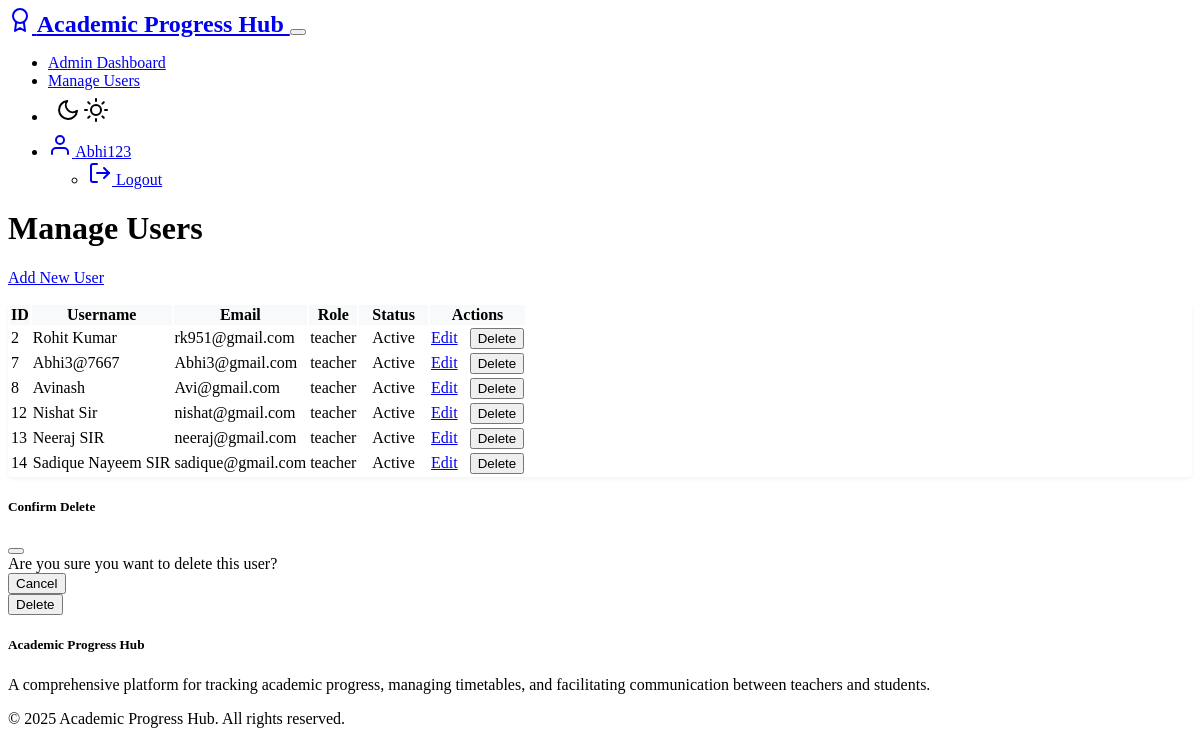
The app's page /admin/faculties (signed in) with its own data.
### models.py (models this page shows, shortened)
class User(UserMixin, db.Model):
    __tablename__ = 'users'
    id = db.Column(db.Integer, primary_key=True)
    username = db.Column(db.String(64), unique=True, nullable=False)
    email = db.Column(db.String(120), unique=True, nullable=False)
    password_hash = db.Column(db.String(256), nullable=False)
    role = db.Column(db.String(10), nullable=False)  # 'admin', 'teacher' or 'student'
    created_at = db.Column(db.DateTime, default=datetime.utcnow)
    teacher_profile = db.relationship('Teacher', backref='user', uselist=False, cascade='all, delete-orphan')
    student_profile = db.relationship('Student', backref='user', uselist=False, cascade='all, delete-orphan')
    @property
    def is_admin(self):
        return self.role == 'admin'

### routes/admin_routes.py (the view)
    def decorated_function(*args, **kwargs):
        if not current_user.is_authenticated or not current_user.is_admin:
            flash('Access denied: Admin permissions required.', 'danger')
            return redirect(url_for('auth.login'))
        return f(*args, **kwargs)

### app.py (called while the page is built)
@login_manager.user_loader
def load_user(user_id):
    from models import User
    return User.query.get(int(user_id))

### routes/admin_routes.py (called while the page is built)
def admin_required(f):
    def decorated_function(*args, **kwargs):
        if not current_user.is_authenticated or not current_user.is_admin:
            flash('Access denied: Admin permissions required.', 'danger')
            return redirect(url_for('auth.login'))
        return f(*args, **kwargs)
    decorated_function.__name__ = f.__name__
    return login_required(decorated_function)

@admin.route('/faculties')
@admin_required
def manage_faculties():
    faculties = User.query.filter_by(role='teacher').all()
    return render_template('admin/users.html', users=faculties, title="Manage Faculties")

### templates/admin/users.html (shortened to what this page needs)
{% extends "layout.html" %}
{% block content %}
<div class="container mt-4">
    <div class="d-flex justify-content-between align-items-center mb-4">
        <h1>Manage Users</h1>
        <a href="{{ url_for('admin.add_user') }}" class="btn btn-success">Add New User</a>
    </div>
    <div class="table-responsive">
        <table class="table table-striped">
            <thead>
                <tr>
                    <th>ID</th>
                    <th>Username</th>
                    <th>Email</th>
                    <th>Role</th>
                    <th>Status</th>
                    <th>Actions</th>
                </tr>
            </thead>
            <tbody>
                {% for user in users %}
                <tr>
                    <td>{{ user.id }}</td>
                    <td>{{ user.username }}</td>
                    <td>{{ user.email }}</td>
                    <td>{{ user.role }}</td>
                    <td>
                        <span class="badge {% if user.is_active %}bg-success{% else %}bg-danger{% endif %}">
                            {{ 'Active' if user.is_active else 'Inactive' }}
                        </span>
                    </td>
                    <td>
                        <a href="{{ url_for('admin.edit_user', user_id=user.id) }}" class="btn btn-sm btn-primary">Edit</a>
                        <button class="btn btn-sm btn-danger delete-user" data-user-id="{{ user.id }}">Delete</button>
                    </td>
                </tr>
                {% endfor %}
            </tbody>
        </table>
    </div>
</div>
<div class="modal fade" id="deleteModal" tabindex="-1">
    <div class="modal-dialog">
        <div class="modal-content">
            <div class="modal-header">
                <h5 class="modal-title">Confirm Delete</h5>
                <button type="button" class="btn-close" data-bs-dismiss="modal"></button>
            </div>
            <div class="modal-body">
                Are you sure you want to delete this user?
            </div>
            <div class="modal-footer">
                <button type="button" class="btn btn-secondary" data-bs-dismiss="modal">Cancel</button>
                <form id="deleteForm" method="POST">
                    <button type="submit" class="btn btn-danger">Delete</button>
                </form>
            </div>
        </div>
    </div>
</div>
{% endblock %}

### templates/layout.html (shortened to what this page needs)
<!DOCTYPE html>
<html lang="en" data-bs-theme="dark">
<head>
    <link rel="stylesheet" href="https://cdn.replit.com/agent/bootstrap-agent-dark-theme.min.css">
    <link rel="stylesheet" href="{{ url_for('static', filename='css/style.css') }}">
    {% if current_user.is_authenticated and current_user.role == 'admin' %}
    <link rel="stylesheet" href="{{ url_for('static', filename='css/admin/style.css') }}">
    {% endif %}
</head>
<body class="{% block body_class %}{% endblock %}">
    <nav class="navbar navbar-expand-lg navbar-dark bg-dark mb-4">
        <div class="container">
            <a class="navbar-brand" href="{{ url_for('index') }}">
                <span data-feather="award" class="me-2"></span>
                Academic Progress Hub
            </a>
            <button class="navbar-toggler" type="button" data-bs-toggle="collapse" data-bs-target="#navbarNav">
            </button>
            <div class="collapse navbar-collapse" id="navbarNav">
                <ul class="navbar-nav ms-auto">
                    {% if current_user.is_authenticated %}
                        {% if current_user.role == 'admin' %}
                            <li class="nav-item">
                                <a class="nav-link" href="{{ url_for('admin.admin_dashboard') }}">Admin Dashboard</a>
                            </li>
                            <li class="nav-item">
                                <a class="nav-link" href="{{ url_for('admin.manage_users') }}">Manage Users</a>
                            </li>
                        {% endif %}
                        <li class="nav-item">
                            <button class="nav-link btn theme-toggle px-2" id="themeToggle" title="Toggle Light/Dark Mode">
                                <span data-feather="moon" class="theme-icon-dark d-none"></span>
                                <span data-feather="sun" class="theme-icon-light"></span>
                            </button>
                        </li>
                        <li class="nav-item dropdown">
                            <a class="nav-link dropdown-toggle" href="#" id="userDropdown" role="button" data-bs-toggle="dropdown">
                                <span data-feather="user" class="me-1"></span>
                                {{ current_user.username }}
                            </a>
                            <ul class="dropdown-menu dropdown-menu-end">
                                <li>
                                    <a class="dropdown-item" href="{{ url_for('auth.logout') }}">
                                        <span data-feather="log-out" class="me-1"></span> Logout
                                    </a>
                                </li>
                            </ul>
                        </li>
                    {% endif %}
                </ul>
            </div>
        </div>
    </nav>
    <main class="container my-4">
        {% block content %}{% endblock %}
    </main>
    <footer class="bg-dark text-light py-4 mt-5">
        <div class="container">
            <div class="row">
                <div class="col-md-6">
                    <h5>Academic Progress Hub</h5>
                    <p>A comprehensive platform for tracking academic progress, managing timetables, and facilitating communication between teachers and students.</p>
                </div>
                <div class="col-md-6 text-md-end">
                    <p>&copy; 2025 Academic Progress Hub. All rights reserved.</p>
                </div>
            </div>
        </div>
    </footer>
</body>
</html>

### static/css/style.css (style rules this page uses)
:root { --transition-speed: 0.3s; }
.theme-toggle { background: transparent; border: none; cursor: pointer; padding: 0.5rem; transition: color var(--transition-speed); }
.navbar-brand { font-weight: bold; font-size: 1.5rem; }
body, .card, .chart-container { transition: background-color var(--transition-speed) ease, color var(--transition-speed) ease, border-color var(--transition-speed) ease; }

### static/css/admin/style.css (style rules this page uses)
.table-responsive { margin-top: 1rem; box-shadow: 0 2px 4px rgba(0,0,0,0.05); border-radius: 0.25rem; }
.table th { background-color: #f8f9fa; border-top: none; }
.badge { padding: 0.5em 0.75em; }
.delete-user { margin-left: 0.5rem; }
.modal-content { border-radius: 0.5rem; }

### records on screen
User: username "Abhi123"
User: id "2", username "Rohit Kumar", email "rk951@gmail.com", role "teacher", is_active "Active"
User: id "7", username "Abhi3@7667", email "Abhi3@gmail.com", role "teacher", is_active "Active"
User: id "8", username "Avinash", email "Avi@gmail.com", role "teacher", is_active "Active"
User: id "12", username "Nishat Sir", email "nishat@gmail.com", role "teacher", is_active "Active"
User: id "13", username "Neeraj SIR", email "neeraj@gmail.com", role "teacher", is_active "Active"
User: id "14", username "Sadique Nayeem SIR", email "sadique@gmail.com", role "teacher", is_active "Active"
